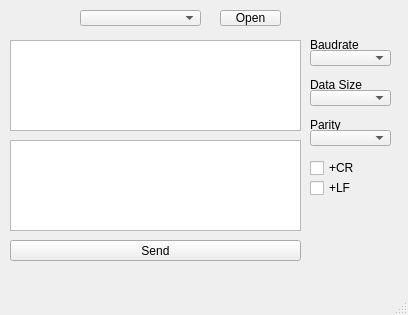
<?xml version="1.0" encoding="UTF-8"?>
<ui version="4.0">
 <class>MainWindow</class>
 <widget class="QMainWindow" name="MainWindow">
  <property name="geometry">
   <rect>
    <x>0</x>
    <y>0</y>
    <width>408</width>
    <height>315</height>
   </rect>
  </property>
  <property name="windowTitle">
   <string>MainWindow</string>
  </property>
  <widget class="QWidget" name="centralwidget">
   <widget class="QComboBox" name="comboBox">
    <property name="geometry">
     <rect>
      <x>80</x>
      <y>10</y>
      <width>121</width>
      <height>16</height>
     </rect>
    </property>
   </widget>
   <widget class="QPushButton" name="pushButton">
    <property name="geometry">
     <rect>
      <x>220</x>
      <y>10</y>
      <width>61</width>
      <height>16</height>
     </rect>
    </property>
    <property name="text">
     <string>Open</string>
    </property>
   </widget>
   <widget class="QTextBrowser" name="textBrowser">
    <property name="geometry">
     <rect>
      <x>10</x>
      <y>40</y>
      <width>291</width>
      <height>91</height>
     </rect>
    </property>
   </widget>
   <widget class="QTextEdit" name="textEdit">
    <property name="geometry">
     <rect>
      <x>10</x>
      <y>140</y>
      <width>291</width>
      <height>91</height>
     </rect>
    </property>
   </widget>
   <widget class="QComboBox" name="comboBox_2">
    <property name="geometry">
     <rect>
      <x>310</x>
      <y>50</y>
      <width>81</width>
      <height>16</height>
     </rect>
    </property>
   </widget>
   <widget class="QComboBox" name="comboBox_3">
    <property name="geometry">
     <rect>
      <x>310</x>
      <y>90</y>
      <width>81</width>
      <height>16</height>
     </rect>
    </property>
   </widget>
   <widget class="QLabel" name="label_3">
    <property name="geometry">
     <rect>
      <x>310</x>
      <y>40</y>
      <width>61</width>
      <height>10</height>
     </rect>
    </property>
    <property name="text">
     <string>Baudrate</string>
    </property>
   </widget>
   <widget class="QLabel" name="label_4">
    <property name="geometry">
     <rect>
      <x>310</x>
      <y>80</y>
      <width>61</width>
      <height>10</height>
     </rect>
    </property>
    <property name="text">
     <string>Data Size</string>
    </property>
   </widget>
   <widget class="QLabel" name="label_5">
    <property name="geometry">
     <rect>
      <x>310</x>
      <y>120</y>
      <width>61</width>
      <height>10</height>
     </rect>
    </property>
    <property name="text">
     <string>Parity</string>
    </property>
   </widget>
   <widget class="QComboBox" name="comboBox_4">
    <property name="geometry">
     <rect>
      <x>310</x>
      <y>130</y>
      <width>81</width>
      <height>16</height>
     </rect>
    </property>
   </widget>
   <widget class="QCheckBox" name="checkBox">
    <property name="geometry">
     <rect>
      <x>310</x>
      <y>160</y>
      <width>81</width>
      <height>16</height>
     </rect>
    </property>
    <property name="text">
     <string>+CR</string>
    </property>
   </widget>
   <widget class="QCheckBox" name="checkBox_2">
    <property name="geometry">
     <rect>
      <x>310</x>
      <y>180</y>
      <width>81</width>
      <height>16</height>
     </rect>
    </property>
    <property name="text">
     <string>+LF</string>
    </property>
   </widget>
   <widget class="QPushButton" name="pushButton_2">
    <property name="geometry">
     <rect>
      <x>10</x>
      <y>240</y>
      <width>291</width>
      <height>21</height>
     </rect>
    </property>
    <property name="text">
     <string>Send</string>
    </property>
   </widget>
  </widget>
  <widget class="QMenuBar" name="menubar">
   <property name="geometry">
    <rect>
     <x>0</x>
     <y>0</y>
     <width>408</width>
     <height>18</height>
    </rect>
   </property>
  </widget>
  <widget class="QStatusBar" name="statusbar"/>
 </widget>
 <resources/>
 <connections/>
</ui>
